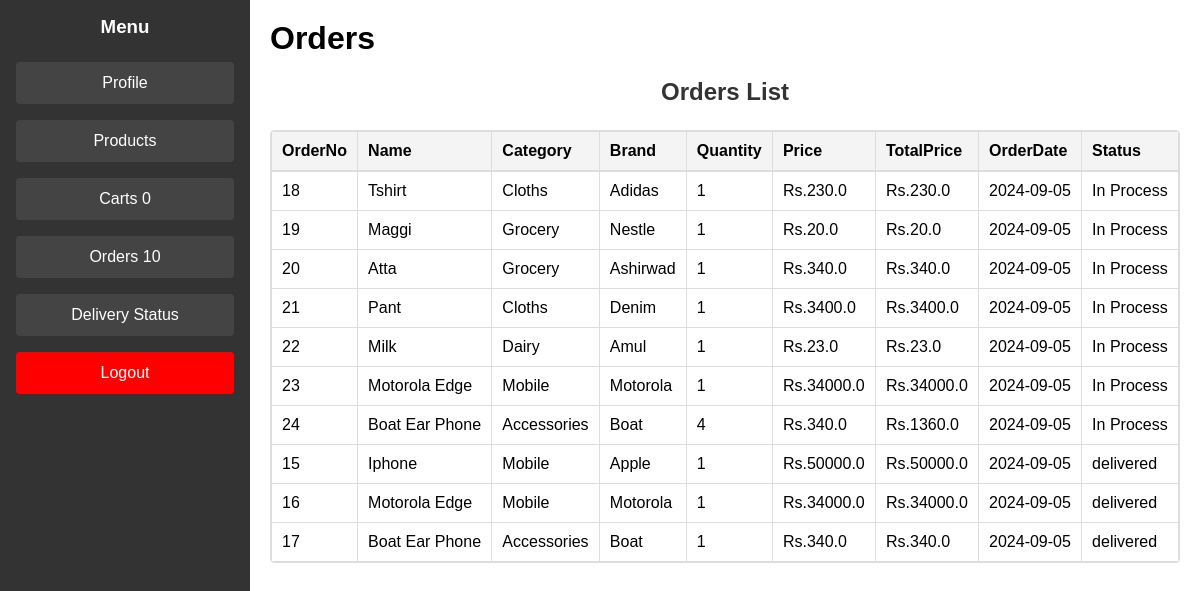
The page /customer/orders (signed in) on the database as committed earlier.
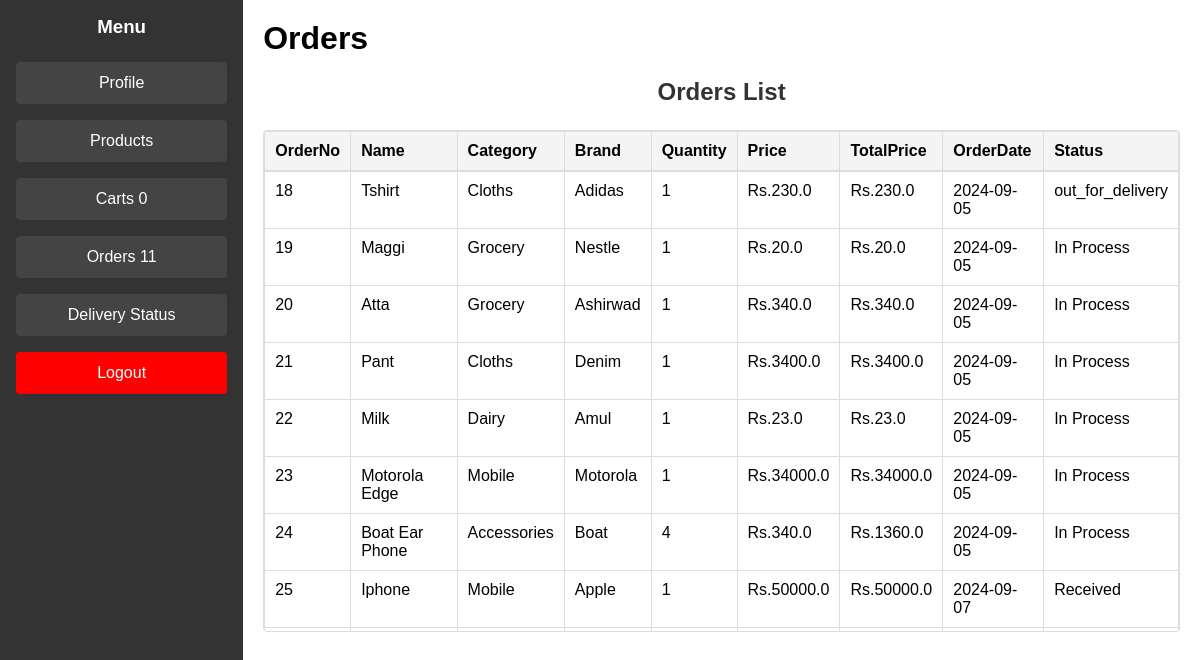
The same page on the database as committed later.
### tables this page shows
CREATE TABLE "orders" (
    "id" INTEGER PRIMARY KEY AUTOINCREMENT,
    "customer_name" TEXT NOT NULL,
    "product_name" TEXT NOT NULL,
    "product_brand" TEXT NOT NULL,
    "product_category" TEXT NOT NULL,
    "quantity" INTEGER NOT NULL,
    "price" REAL NOT NULL,
    "total_price" REAL NOT NULL,
    "date" TEXT NOT NULL,
    "status" TEXT DEFAULT 'Received',
    "phone" TEXT,
    "address" TEXT,
    "owner_name" TEXT,
    "shop_name" TEXT
);

### routes/customer.py (the view)
@customer_bp.route('/orders')
def customer_orders():
    conn = get_db_connection()
    cursor = conn.cursor()
    cursor.execute('''
        SELECT * FROM orders
        WHERE customer_name = ?
        ORDER BY CASE WHEN status != 'delivered' THEN 0 ELSE 1 END
    ''', (session['customer_name'],))
    orders = cursor.fetchall()
    return render_template('/customer/customer_orders.html',orders=orders,count=customer_orders_count(),cartcount=get_cart_count())

### routes/customer.py (called while the page is built)
def get_db_connection():
    conn = sqlite3.connect('ecommerce.db')
    conn.row_factory = sqlite3.Row
    return conn

def get_cart_count():
    if 'cart' in session:
        return len(session['cart'])
    else:
        return 0

def customer_orders_count():
    conn = get_db_connection()
    cursor = conn.cursor()
    cursor.execute('SELECT count(*) FROM orders WHERE customer_name = ?', (session['customer_name'],))
    count = cursor.fetchone()[0]
    return count

### templates/customer/customer_orders.html (shortened to what this page needs)
{% extends "customer/customer_base.html" %}
{% block content %}
<h1>Orders</h1>
<h2>Orders List</h2>
<div class="table-container">
    <table>
        <thead>
            <tr>
                <th>OrderNo</th>
                <th>Name</th>
                <th>Category</th>
                <th>Brand</th>
                <th>Quantity</th>
                <th>Price</th>
                <th>TotalPrice</th>
                <th>OrderDate</th>
                <th>Status</th>
            </tr>
        </thead>
        <tbody>
            {% for order in orders %}
            <tr>
                <td>{{ order['id'] }}</td>
                <td>{{ order['product_name'] }}</td>
                <td>{{ order['product_category'] }}</td>
                <td>{{ order['product_brand'] }}</td>
                <td>{{ order['quantity'] }}</td>
                <td>Rs.{{ order['price'] }}</td>
                <td>Rs.{{ order['total_price'] }}</td>
                <td>{{ order['date'] }}</td>
                <td>{{ order['status'] }}</td>
            </tr>
            {% endfor %}
        </tbody>
    </table>
</div>
{% endblock %}

Rows that differ between the two databases and show on the page:
no longer on this page (row unchanged): orders: id "15", product_name "Iphone", product_category "Mobile", product_brand "Apple", quantity "1", price "50000.0", total_price "50000.0", date "2024-09-05", status "delivered"
no longer on this page (row unchanged): orders: id "16", product_name "Motorola Edge", product_category "Mobile", product_brand "Motorola", quantity "1", price "34000.0", total_price "34000.0", date "2024-09-05", status "delivered"
no longer on this page (row unchanged): orders: id "17", product_name "Boat Ear Phone", product_category "Accessories", product_brand "Boat", quantity "1", price "340.0", total_price "340.0", date "2024-09-05", status "delivered"
changed orders "Tshirt": status "In Process" → "out_for_delivery"
added orders: id "25", product_name "Iphone", product_category "Mobile", product_brand "Apple", quantity "1", price "50000.0", total_price "50000.0", date "2024-09-07", status "Received"
Other text that changed with them:
{{ count }}: "10" → "11"
